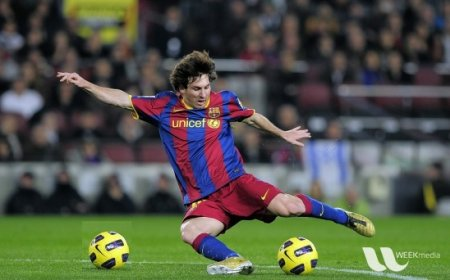
#> input picture practical01/BeforeClass/messi5.jpg, 450 x 280 px, given in place of the camera
$ python task2_colorTracking_windows.py
#> lines starting #> are read from the running program, lines starting #| are printed output that depends on the picture; after the words box and inside, x2 and y2 are one past the last pixel; in counts of white or black regions, pixels touching at a corner belong together
# -*- coding: utf-8 -*-

# Computer Vision Course (CSE 40535/60535)
# University of Notre Dame, Fall 2024
# ________________________________________________________________
# Adam Czajka, Andrey Kuehlkamp, September 2017 - 2024

# Here are your tasks:
#
# Task 2a:
# - Select one object that you want to track and set the RGB
#   channels to the selected ranges (found by colorSelection.py).
# - Check if HSV color space works better. Can you ignore one or two
#   channels when working in HSV color space? Why?
# - Try to track candies of different colors (blue, yellow, green).
#
# Task 2b:
# - Adapt your code to track multiple objects of *the same* color simultaneously,
#   and show them as separate objects in the camera stream.
#
# Task 2c:
# - Adapt your code to track multiple objects of *different* colors simultaneously,
#   and show them as separate objects in the camera stream. Make your code elegant
#   and requiring minimum changes when the number of different objects to be detected increases.
#
# Task for students attending 60000-level course:
# - Choose another color space (e.g., LAB or YCrCb), modify colorSelection.py, select color ranges
#   and after some experimentation say which color space was best (RGB, HSV or the additional one you selected).
#   Try to explain the reasons why the selected color space performed best.

import cv2
import numpy as np

cam = cv2.VideoCapture(0)

while (True):
    retval, img = cam.read()
#> img is the input picture: shape (280, 450, 3); mean B, G, R 72.3, 85.8, 82.3

    res_scale = 0.5 # rescale the input image if it's too large
    img = cv2.resize(img, (0,0), fx = res_scale, fy = res_scale)
#> img: shape (140, 225, 3)


    #######################################################
    # Use hsvSelection.py to find good color ranges for your object(s):

    # Detect selected color (NOTE: OpenCV uses BGR instead of RGB)
    # This example is tuned to blue, in a relatively dark room
    lowerBlue = np.array([100, 50, 30])
    upperBlue = np.array([150, 100, 80])
    objmaskBlue = cv2.inRange(img, lowerBlue, upperBlue)
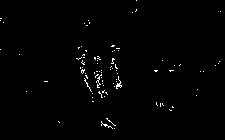
#> objmaskBlue: shape (140, 225); 1% white in thin lines or dots

    lowerYellow = np.array([80, 130, 170])
    upperYellow = np.array([130, 180, 220])
    objmaskYellow = cv2.inRange(img, lowerYellow, upperYellow)
#> objmaskYellow: shape (140, 225); 0.21% white in thin lines or dots, all inside (x1, y1, x2, y2) = (52, 47, 185, 133)

    lowerOrange = np.array([50, 100, 140])
    upperOrange = np.array([90, 150, 210])
    objMaskOrange = cv2.inRange(img, lowerOrange, upperOrange)
#> objMaskOrange: shape (140, 225); 0.15% white in thin lines or dots, all inside (x1, y1, x2, y2) = (34, 2, 185, 133)


    # Uncomment this if you want to use HSV
    # hsv = cv2.cvtColor(img, cv2.COLOR_BGR2HSV)
    # lower = np.array([176,180,110])
    # upper = np.array([180,210,220])
    # objmask = cv2.inRange(hsv, lower, upper)
    #######################################################


    # You may use this for debugging
    #cv2.imshow("Binary image", objmask)

    # Resulting binary image may have large number of small objects.
    # You may check different morphological operations to remove these unnecessary
    # elements. You may need to check your ROI defined in step 1 to
    # determine how many pixels your object may have.
    kernel = np.ones((5,5), np.uint8)
    objmaskBlue = cv2.morphologyEx(objmaskBlue, cv2.MORPH_CLOSE, kernel=kernel)
#> objmaskBlue: shape (140, 225); 2.1% white; 36 white regions (28 under 20 px), largest, box (x1, y1, x2, y2) and area: (94, 70, 108, 98) 177, (76, 54, 92, 92) 126, (101, 118, 116, 129) 89
    objmaskBlue = cv2.morphologyEx(objmaskBlue, cv2.MORPH_DILATE, kernel=kernel)
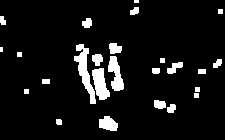
#> objmaskBlue: shape (140, 225); 7.8% white; 25 white regions (2 under 20 px), largest, box (x1, y1, x2, y2) and area: (74, 44, 96, 104) 495, (92, 68, 110, 100) 361, (108, 56, 124, 91) 326
    objmaskYellow = cv2.morphologyEx(objmaskYellow, cv2.MORPH_CLOSE, kernel=kernel)
#> objmaskYellow: shape (140, 225); 0.37% white; 22 white regions (21 under 20 px), largest, box (x1, y1, x2, y2) and area: (101, 48, 110, 64) 66
    objmaskYellow = cv2.morphologyEx(objmaskYellow, cv2.MORPH_DILATE, kernel=kernel)
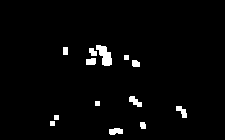
#> objmaskYellow: shape (140, 225); 2.5% white; 13 white regions, largest, box (x1, y1, x2, y2) and area: (96, 45, 112, 66) 203, (129, 96, 142, 107) 81, (109, 128, 123, 135) 79
    objMaskOrange = cv2.morphologyEx(objMaskOrange, cv2.MORPH_CLOSE, kernel=kernel)
#> objMaskOrange: shape (140, 225); 0.22% white in thin lines or dots, all inside (x1, y1, x2, y2) = (34, 0, 185, 133)
    objMaskOrange = cv2.morphologyEx(objMaskOrange, cv2.MORPH_DILATE, kernel=kernel)
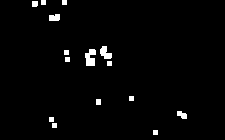
#> objMaskOrange: shape (140, 225); 2.1% white; 15 white regions
    objmaskCombined = objmaskBlue + objmaskYellow + objMaskOrange
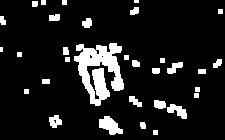
#> objmaskCombined: shape (140, 225); min 0, max 255, mean 28
    cv2.imshow("Image after morphological operations", objmaskCombined)

    # Find connected components
    cc = cv2.connectedComponents(objmaskCombined)
    ccimg = cc[1].astype(np.uint8)
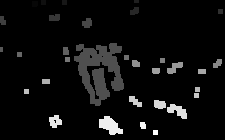
#> ccimg: shape (140, 225); min 0, max 32, mean 1.7; drawn with min black and max white

    # Find contours of these objects
    contours, hierarchy = cv2.findContours(ccimg,
                                                cv2.RETR_TREE,
                                                cv2.CHAIN_APPROX_SIMPLE)[-2:]
#> contours = 36 contours, 17 with area under 20; largest, box (x1, y1, x2, y2) and area: (74, 43, 124, 106) 1532, (99, 116, 123, 135) 235, (167, 104, 187, 119) 136, (49, 115, 62, 128) 99, (167, 62, 183, 74) 85

    # We are using [-2:] to select the last two return values from the above function to make the code work with
    # both opencv3 and opencv4. This is because opencv3 provides 3 return values but opencv4 discards the first.

    # You may display the contour points if you want:
    # cv2.drawContours(img, contours, -1, (0,255,0), 3)

    # Ignore bounding boxes smaller than "minObjectSize"
    minObjectSize = 20;


    #######################################################
    # TIP: think if the "if" statement
    # can be replaced with a "for" loop
    for contour in contours:
    #######################################################

        # Use just the first contour to draw a rectangle
        x, y, w, h = cv2.boundingRect(contour)

        #######################################################
        # TIP: you want to get bounding boxes
        # of ALL contours (not only the first one)
        #######################################################

        # Determine the color based on the mask
        color_text = "Unknown Color"
        color_box = (0,0,0)

        if objmaskBlue[y:y+h, x:x+w].any():
            color_text = "BLUE"
            color_box = (255,0,0)
        if objmaskYellow[y:y+h, x:x+w].any():
            color_text = "YELLOW"
            color_box = (0,255,255)
        if objMaskOrange[y:y+h, x:x+w].any():
            color_text = "ORANGE"
            color_box = (0,165,255)

        # Do not show very small objects
        if w > minObjectSize or h > minObjectSize:
            cv2.rectangle(img, (x, y), (x+w, y+h), color_box, 2)
            cv2.putText(img,            # image
            f"Here's my {color_text} object:",  # text
            (x, y-10),                  # start position
            cv2.FONT_HERSHEY_SIMPLEX,   # font
            0.7,                        # size
            color_box,                  # BGR color
            1,                          # thickness
            cv2.LINE_AA)                # type of line
#> this loop made 36 passes
#> (contour, x, y, w, h, color_text, color_box) on passes 1, 9, 10, 11, 12, 13, 18: ([[153, 130], [153, 134], [157, 134], [157, 130]], 153, 130, 5, 5, 'ORANGE', (0, 165, 255)), ([[194, 93], [194, 97], [198, 97], [198, 93]], 194, 93, 5, 5, 'BLUE', (255, 0, 0)), ([[24, 89], [24, 93], [28, 93], [28, 89]], 24, 89, 5, 5, 'BLUE', (255, 0, 0)), ([[195, 87], [195, 91], [199, 91], [199, 87]], 195, 87, 5, 5, 'BLUE', (255, 0, 0)), ([[42, 79], [42, 83], [49, 83], [49, 79]], 42, 79, 8, 5, 'BLUE', (255, 0, 0)), ([[198, 69], [198, 73], [205, 73], [205, 69]], 198, 69, 8, 5, 'BLUE', (255, 0, 0)), ([[160, 58], [160, 62], [164, 62], [164, 58]], 160, 58, 5, 5, 'BLUE', (255, 0, 0))
#> (x, y, w, h, color_text, color_box) on passes 2 to 7: (140, 122, 6, 7, 'YELLOW', (0, 255, 255)), (99, 116, 24, 19, 'YELLOW', (0, 255, 255)), (49, 115, 13, 13, 'ORANGE', (0, 165, 255)), (53, 119, 4, 5, 'ORANGE', (0, 165, 255)), (167, 104, 20, 15, 'ORANGE', (0, 165, 255)), (154, 100, 12, 9, 'BLUE', (255, 0, 0))
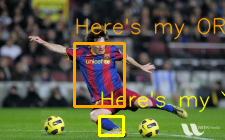
#> img: shape (140, 225, 3); mean B, G, R 68.7, 92, 90.9

    cv2.imshow("Live WebCam", img)

    action = cv2.waitKey(1)
#> (key Esc is pressed here)
    if action & 0xFF == 27:
        break

cam.release()
cv2.destroyAllWindows()
